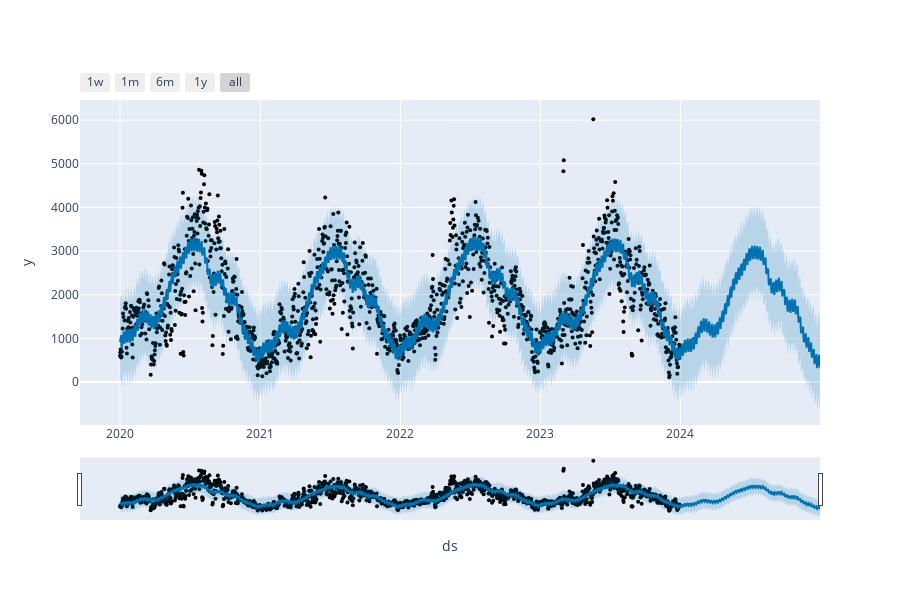

Write notebook code for a chart like this one.
### Code cell
from prophet.plot import plot_plotly, plot_components_plotly
import plotly.graph_objs as go
plot_plotly(model, forecast)

### Figure 1 — Plotly figure (JSON) as saved in the notebook; plotly's stock layout.template omitted (floating-point values rounded to 4 significant figures; data arrays with more than 128 entries replaced by an {"elided": "..."} marker saying what was removed)
{"data": [{"marker": {"color": "black", "size": 4}, "mode": "markers", "name": "Actual", "type": "scatter", "x": {"elided": "1461 str values"}, "y": {"elided": "1461 int values"}}, {"hoverinfo": "skip", "line": {"width": 0}, "mode": "lines", "type": "scatter", "x": {"elided": "1826 str values"}, "y": {"elided": "1826 float values"}}, {"fill": "tonexty", "fillcolor": "rgba(0, 114, 178, 0.2)", "line": {"color": "#0072B2", "width": 2}, "mode": "lines", "name": "Predicted", "type": "scatter", "x": {"elided": "1826 str values"}, "y": {"elided": "1826 float values"}}, {"fill": "tonexty", "fillcolor": "rgba(0, 114, 178, 0.2)", "hoverinfo": "skip", "line": {"width": 0}, "mode": "lines", "type": "scatter", "x": {"elided": "1826 str values"}, "y": {"elided": "1826 float values"}}], "layout": {"height": 600, "showlegend": false, "width": 900, "xaxis": {"rangeselector": {"buttons": [{"count": 7, "label": "1w", "step": "day", "stepmode": "backward"}, {"count": 1, "label": "1m", "step": "month", "stepmode": "backward"}, {"count": 6, "label": "6m", "step": "month", "stepmode": "backward"}, {"count": 1, "label": "1y", "step": "year", "stepmode": "backward"}, {"step": "all"}]}, "rangeslider": {"visible": true}, "title": {"text": "ds"}, "type": "date"}, "yaxis": {"title": {"text": "y"}}}}
